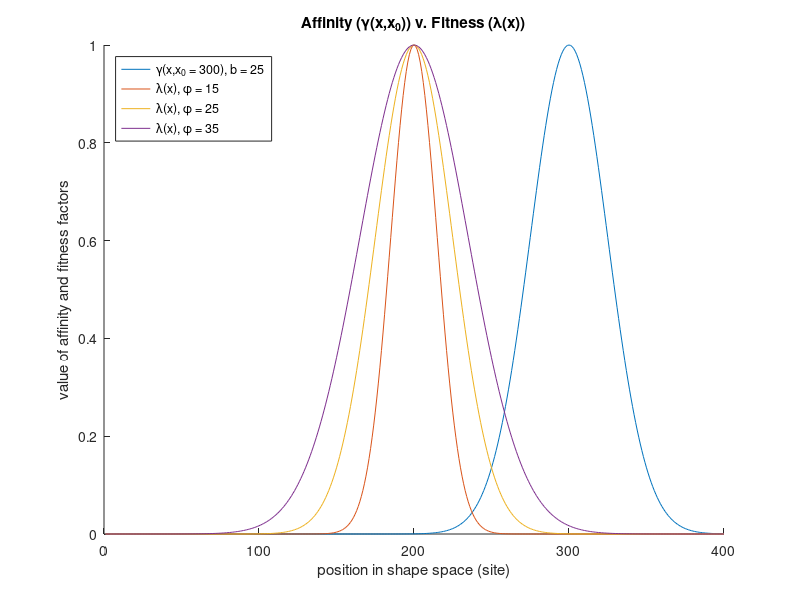

Recreate this plot in MATLAB. (Note: this script raises an error after producing the figure.)
% mutation 1D plotter

clear

% global r_ h_ sigma_ de_ f_ k_ c ;
% global b beta_ ;
global mu_ ;

%datapath = 'C:\Documents and
%Settings\kimberly\Desktop\MATLAB\immune2012_data\'; % MOTHRA datapath
datapath = 'C:\Users\Kimberly\dropbox\research\MATLAB\immune2012_data\'; % laptop datapath
%datapath = 'C:\Users\Kimberly\Desktop\immune2012_data\'; %M-l transplant
tfilename = [datapath 'tpaper11.txt'];
Pfilename = [datapath 'Ppaper11.txt'];
Nfilename = [datapath 'Npaper11.txt'];
Efilename = [datapath 'Epaper11.txt'];
Mfilename = [datapath 'Mpaper11.txt'];

days = 10;       % total days run

% dimensions of 1D shape space
Pdim1 = 400;
Ldim1 = 400;
x0 = 200;

% % gammas & lambdas
b = 25;
betas = [15;25;35];
gammas1D = zeros(Pdim1,Ldim1);
lambdas = zeros(Pdim1,size(betas,1));
size(lambdas)
for k=1:size(betas,1)
    lambdas1D = zeros(Pdim1,1);
    p_ = (1-exp(-1*((Pdim1)^2)/(8*(betas(k))^2)))^(-1);
    for i=1:Pdim1;
        lambdas1D(i) = 1 - p_*(1-exp(-1*((i-x0)^2)/(2*(betas(k))^2)));
        for j=1:Ldim1;
            gammas1D(i,j) = exp(-1*((i-j)^2)/(2*b^2));
        end
    end
    lambdas(:,k) = lambdas1D;
end



figure
hold on
plot((1:Pdim1),gammas1D(:,x0+100),(1:Pdim1),lambdas(:,1),(1:Pdim1),lambdas(:,2),(1:Pdim1),lambdas(:,3))
title('Affinity (\gamma(x,x_0)) v. Fitness (\lambda(x))')
xlabel('position in shape space (site)')
ylabel('value of affinity and fitness factors')
legend(['\gamma(x,x_0 = 300), b = ' num2str(b)],['\lambda(x), \phi = ' num2str(betas(1))],['\lambda(x), \phi = ' num2str(betas(2))],['\lambda(x), \phi = ' num2str(betas(3))],'Location','Northwest')




% data and time vector
tplot = csvread(tfilename);
Pplot = csvread(Pfilename);
Nplot = csvread(Nfilename);
Eplot = csvread(Efilename);
Mplot = csvread(Mfilename);

n_ts = size(tplot);


% plot of total pathogen v. total lymphocyte population
    Ptot = sum(Pplot,2);
    Ntot = sum(Nplot,2);
    Etot = sum(Eplot,2);
    Mtot = sum(Mplot,2);
    figure
    semilogy(tplot,Ptot,tplot,Ntot+Mtot+Etot)
    axis([0 days 1 10^9])
    title('Single-Infection Cell Populations, no mutation')%\phi = ' num2str(beta_)])
    xlabel('duration of infection (days)')
    ylabel('total population (cells)')
    legend('Pathogen','All Lymphocytes','Location','Northeast')

    
% % plot of initial and final P-distributions    
%     figure
%     plot((1:Pdim1),Pplot(1,:))
%     axis([0 Pdim1 0 12])
%     
%     figure
%     plot((1:Pdim1),Pplot(end,:))
%     
%     figure 
%     plot((1:Pdim1),Nplot(end,:))
% 
%     figure 
%     plot((1:Pdim1),Eplot(end,:))
% 
%     figure 
%     plot((1:Pdim1),Mplot(end,:))
%     
% contour plots of PNEM populations over time
% NOTE these plots ARE ABSOLUTELY properly time-normalised
    
    Yaxis = tplot;
    Xaxis = (1:1:Pdim1);
    figure
    v = [1 10:50000:100000000];
    contour(Xaxis,Yaxis,Pplot,v)
    axis([0 400 0 days])
    title('Pathogen Evolution in Shape Space, no mutation')%\phi = ' num2str(beta_)])
    xlabel('position in shape space (site)')
    ylabel('duration of infection (days)')
    v = [ mu_ 1 ];
    figure
    contour(Xaxis,Yaxis,Pplot,v)
    title(['Pathogen Evolution in Shape Space, \phi = ' num2str(beta_)])
    xlabel('position in shape space (site)')
    ylabel('duration of infection (days)')
    legend('Pathogen = \mu','Location','Northeast')

%     Xaxis = (1:1:Ldim1);
%     figure
%     v = [0:0.5:3];
%     contour(Xaxis,Yaxis,Nplot,v)
%     
%     figure
%     v = [1 10 50 100 200 300 500:500:10000];
%     contour(Xaxis,Yaxis,Eplot,v)
% 
%     figure
%     v = [1 10 50 100 200 300 500:500:10000];
%     contour(Xaxis,Yaxis,Mplot,v)
